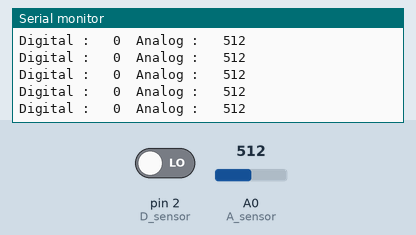
Bench run of a sketch on a simulated Arduino Uno, built with avr-gcc and run on an emulated ATmega328P. Parts: the last lines printed to the serial monitor. The inputs (shaded band) are chosen by the test bench; at power-on: A0 (A_sensor) = 512, pin 2 (D_sensor) LOW.

Above: at 1.2 s.
1.3 s: A0 (A_sensor) set to 110
At 1.8 s:
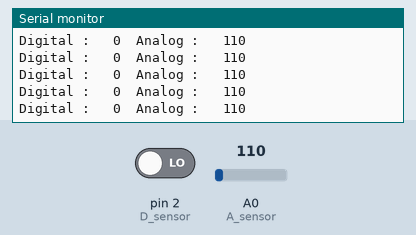
4.3 s: A0 (A_sensor) set to 92
At 5.1 s:
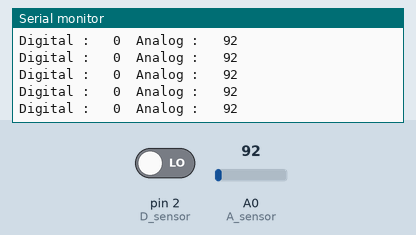
Timing chart, 0 to 7.3 s (numbered marks = the images above; inputs shaded):
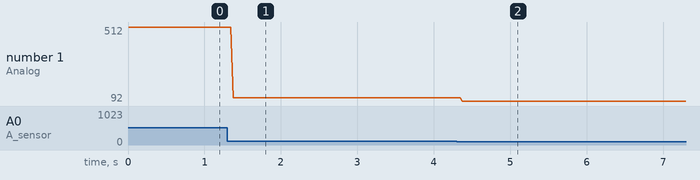

Measured:
- after the input at 1.3 s, the serial monitor: prints a new line after 0.08 s (image 1)
- after the input at 4.3 s, the serial monitor: prints a new line after 0.08 s (image 2)
- plotted number 1: 512 → 110 after the input at 1.3 s, 110 → 92 after the input at 4.3 s

The sketch:

7_LightSensor_only.ino
```cpp
#define D_sensor 2
#define A_sensor A0

void setup(){
  pinMode(D_sensor,INPUT);
  pinMode(A_sensor,INPUT);

  Serial.begin(9600);
  Serial.println("Start");
}

int light_digital=0;
int light_analog=0;

void loop(){
  light_digital = digitalRead(D_sensor);
  light_analog = analogRead(A_sensor);
  Serial.print("Digital : \t");
  Serial.print(light_digital);
  Serial.print("\tAnalog : \t");
  Serial.println(light_analog);
}
```
